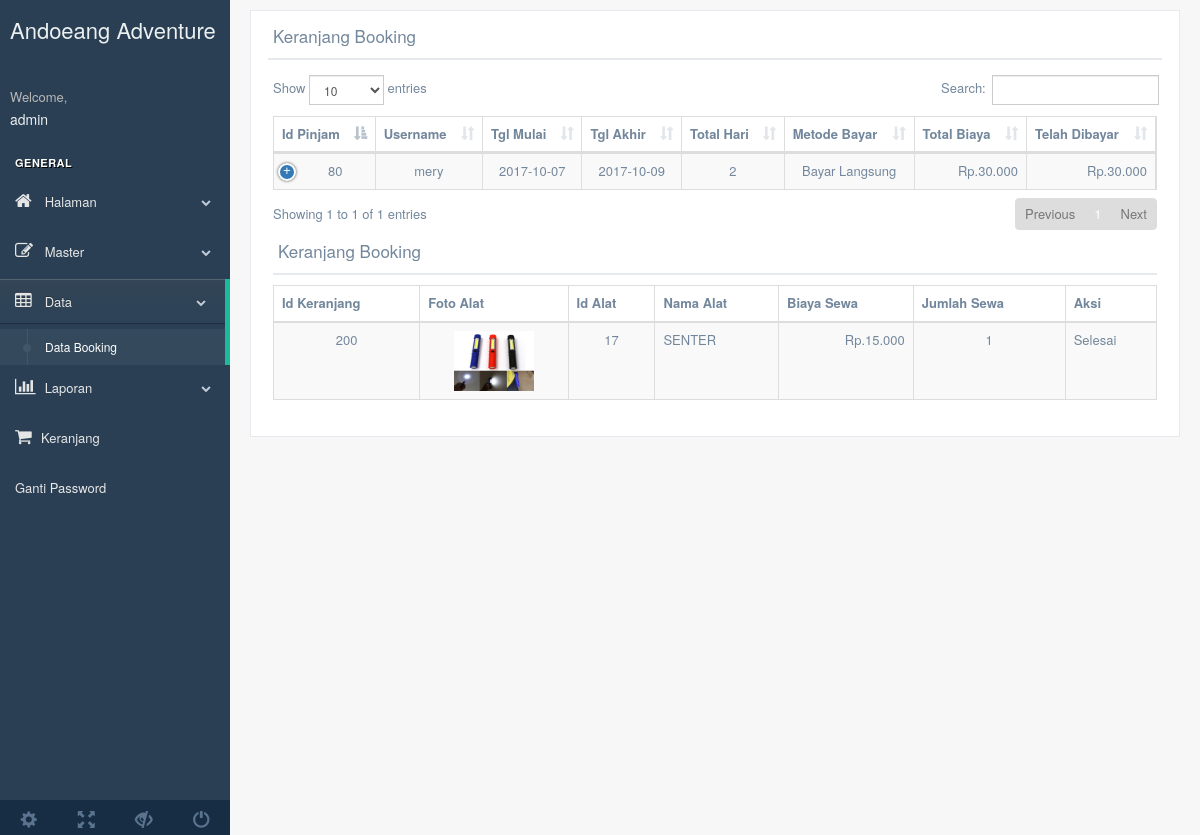
Page /andoeang/data_peminjaman.php?keranjang_booking=80 (signed in) on the committed database.
### tables this page shows
CREATE TABLE IF NOT EXISTS `tbl_pinjam` (
`id_pinjam` int(10) NOT NULL,
  `tgl_mulai` date NOT NULL,
  `tgl_akhir` date NOT NULL,
  `jml_hari` int(5) NOT NULL,
  `metode` varchar(15) NOT NULL,
  `total_biaya` int(10) NOT NULL,
  `jml_bayar` int(10) NOT NULL,
  `status` varchar(30) NOT NULL,
  `id_user` int(10) NOT NULL,
  `date` date NOT NULL
);

CREATE TABLE IF NOT EXISTS `tbl_user` (
`id_user` int(5) NOT NULL,
  `nama_lengkap` varchar(30) NOT NULL,
  `hp` varchar(16) NOT NULL,
  `alamat` text NOT NULL,
  `email` varchar(50) NOT NULL,
  `username` varchar(30) NOT NULL,
  `password` varchar(30) NOT NULL,
  `level` varchar(10) NOT NULL,
  `date_join` datetime NOT NULL
);

CREATE TABLE IF NOT EXISTS `tbl_keranjang` (
`id_keranjang` int(10) NOT NULL,
  `id_pinjam` int(10) NOT NULL,
  `id_alat` int(10) NOT NULL,
  `biaya_sewa` int(10) NOT NULL,
  `jml_sewa` int(5) NOT NULL,
  `id_user` int(10) NOT NULL,
  `status` varchar(30) NOT NULL
);

CREATE TABLE IF NOT EXISTS `tbl_alat` (
`id_alat` int(5) NOT NULL,
  `nama_alat` varchar(30) NOT NULL,
  `biaya_sewa` int(10) NOT NULL,
  `satuan` varchar(10) NOT NULL,
  `stock` int(5) NOT NULL,
  `foto` text NOT NULL
);

### andoeang/data_peminjaman.php (the view, shortened to what this page needs)
<?php
include "head.php";
include "pro_keranjang.php";
?>
<div class="row">
              <div class="col-md-12 col-sm-12 col-xs-12">
                <div class="x_panel">
                  <div class="x_title">
                    <h2 id="title2">Data Booking</h2>
                    <div class="clearfix"></div>
                  </div>
                  <div class="x_content">
<?php
if (!empty($_GET['keranjang_booking'])){
$id_pinjam=$_GET['keranjang_booking'];
?>
<script>
	document.getElementById('title1').innerHTML="Keranjang Booking";
	document.getElementById('title2').innerHTML="Keranjang Booking";
</script>
<table id="datatable-responsive" class="table table-striped table-bordered dt-responsive nowrap" cellspacing="0" width="100%">
	<thead>
		<th>Id Pinjam</th>
		<th>Username</th>
		<th>Tgl Mulai</th>
		<th>Tgl Akhir</th>
		<th>Total Hari</th>
		<th>Metode Bayar</th>
		<th>Total Biaya</th>
		<th>Telah Dibayar</th>
	</thead>
	<tbody>
		<?php
		$query=$con->prepare("select * from tbl_pinjam,tbl_user where tbl_pinjam.id_pinjam=:id_pinjam and tbl_user.id_user=tbl_pinjam.id_user");
		$query->BindParam(":id_pinjam",$id_pinjam);
		$query->execute();
		$res=$query->fetchAll();
		foreach ($res as $res) {
			?>
			<tr>
				<td align="center"><?php echo $res['id_pinjam']; ?></td>
				<td align="center"><?php echo $res['username']; ?></td>
				<td align="center"><?php echo $res['tgl_mulai']; ?></td>
				<td align="center"><?php echo $res['tgl_akhir']; ?></td>
				<td align="center"><?php echo $res['jml_hari']; ?></td>
				<td align="center"><?php echo $res['metode']; ?></td>
				<td align="right">Rp.<?php echo number_format($res['total_biaya'],0,".","."); ?></td>
				<td align="right">Rp.<?php echo number_format($res['jml_bayar'],0,".","."); ?></td>
			</tr>
			<?php
		}
		?>
	</tbody>
</table>
					<div class="x_title">
                    <h2 id="title2">Keranjang Booking</h2>
                    <div class="clearfix"></div>
                  	</div>
<table id="datatable-responsive" class="table table-striped table-bordered dt-responsive nowrap" cellspacing="0" width="100%">
	<thead>
	<tr>
		<th>Id Keranjang</th>
		<th>Foto Alat</th>
		<th>Id Alat</th>
		<th>Nama Alat</th>
		<th>Biaya Sewa</th>
		<th>Jumlah Sewa</th>
		<th>Aksi</th>
	</tr>
	</thead>
	<tbody>
		<?php
		$query=$con->prepare("select tbl_keranjang.id_keranjang,tbl_alat.nama_alat,tbl_alat.biaya_sewa,tbl_alat.stock,tbl_alat.foto,tbl_keranjang.id_alat,tbl_keranjang.jml_sewa,tbl_keranjang.status from tbl_alat,tbl_keranjang where tbl_keranjang.id_alat=tbl_alat.id_alat and tbl_keranjang.id_pinjam='$id_pinjam' order by id_pinjam desc");
		$query->execute();
		$res=$query->fetchAll();
		foreach ($res as $res) {
			?>
			<tr>
				<td align="center"><?php echo $res['id_keranjang']; ?></td>
				<td align="center"><img style="width: 80px; height: 60px;" src="gambar/<?php echo $res['foto']; ?>"></td>
				<td align="center"><?php echo $res['id_alat']; ?></td>
				<td><?php echo $res['nama_alat']; ?></td>
				<td align="right">Rp.<?php echo number_format($res['biaya_sewa'],0,".","."); ?></td>
				<td align="center"><?php echo $res['jml_sewa']; ?></td>
				<td>
					<?php if ($res['status']=="Booking"){ ?>
					<button type="button" class="btn btn-primary" data-toggle="modal" data-target="#modal<?php echo $res['id_keranjang']; ?>">Pengembalian</button>
					<?php }else if ($res['status']=="Menunggu Pembayaran"){ echo $res['status']; }else{ echo "Selesai"; } ?>
				</td>
			</tr>
			<?php
		}
		?>
	</tbody>
</table>
<?php
}
?>
</div>
					</div>
                </div>
              </div>
            </div>
<?php
include "footer.php";
?>

### rows in the picture
tbl_pinjam: id_pinjam "80", id_user.username "mery", tgl_mulai "2017-10-07", tgl_akhir "2017-10-09", jml_hari "2", metode "Bayar Langsung", total_biaya "30.000", jml_bayar "30.000"
tbl_keranjang: id_keranjang "200", id_alat.foto (picture), id_alat "17", id_alat.nama_alat "SENTER", id_alat.biaya_sewa "15.000", jml_sewa "1", status "Selesai"

### other values in the picture
$_SESSION['username'] "admin"
